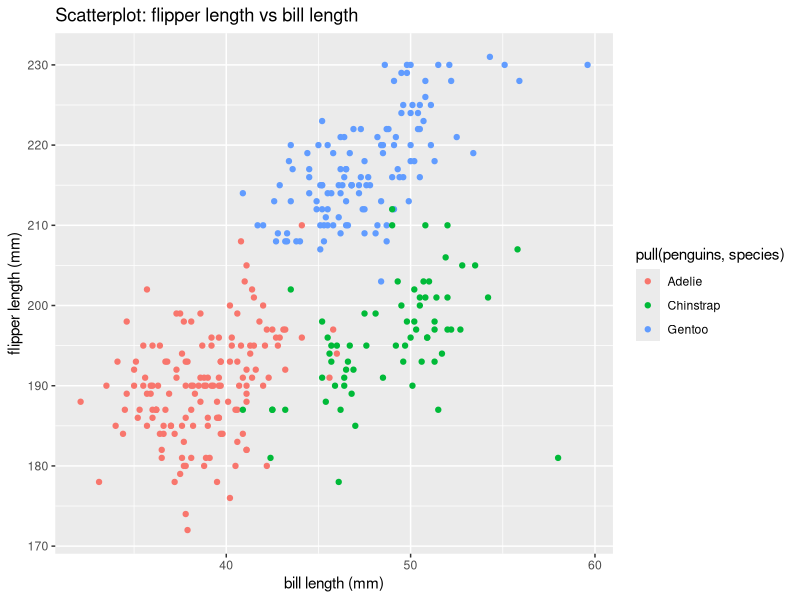
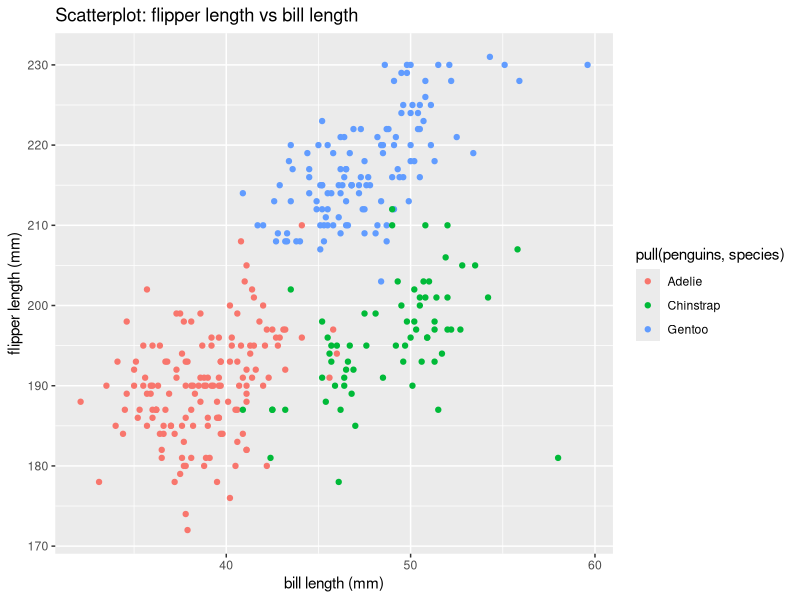

Recreate these plots in R, in order.
## ---- chunk 1
library(tidyverse)
## ---- chunk 2
Prob1_df = 
 tibble(
   samp = rnorm(10),
   samp_gt_0 = samp > 0,
   char_vec = c("a", "b", "c", "d", "e", "f" ,"g", "h", "i", "j"),
   factor_vec = factor(c("low", "low", "low", "mod", "mod", "mod", "mod",   "high", "high", "high"))
)
## ---- chunk 3
mean(pull(Prob1_df, samp))
mean(pull(Prob1_df, samp_gt_0))
mean(pull(Prob1_df, char_vec))
mean(pull(Prob1_df, factor_vec))
## ---- chunk 4
as.numeric(pull(Prob1_df, samp))
as.numeric(pull(Prob1_df, samp_gt_0))
as.numeric(pull(Prob1_df, char_vec))
as.numeric(pull(Prob1_df, factor_vec))
## ---- chunk 5
as.numeric(pull(Prob1_df, samp_gt_0)) * pull(Prob1_df, samp)
## ---- chunk 6
as.factor(pull(Prob1_df, samp_gt_0)) * pull(Prob1_df, samp)
## ---- chunk 7
as.numeric(as.factor(pull(Prob1_df, samp_gt_0))) * pull(Prob1_df, samp)
## ---- chunk 8
data("penguins", package = "palmerpenguins")
## ---- chunk 9
names(penguins)

## ---- chunk 10
plot_df = tibble(
   x = pull(penguins, bill_length_mm),
   y = pull(penguins, flipper_length_mm)
)

ggplot(plot_df, aes(x = x, 
                    y = y, 
                    color = pull(penguins, species))) + geom_point() + labs(title = "Scatterplot: flipper length vs bill length", x = "bill length (mm)", y = "flipper length (mm)")

ggsave("HW1_scatterplot.pdf", height = 4, width = 6)  

